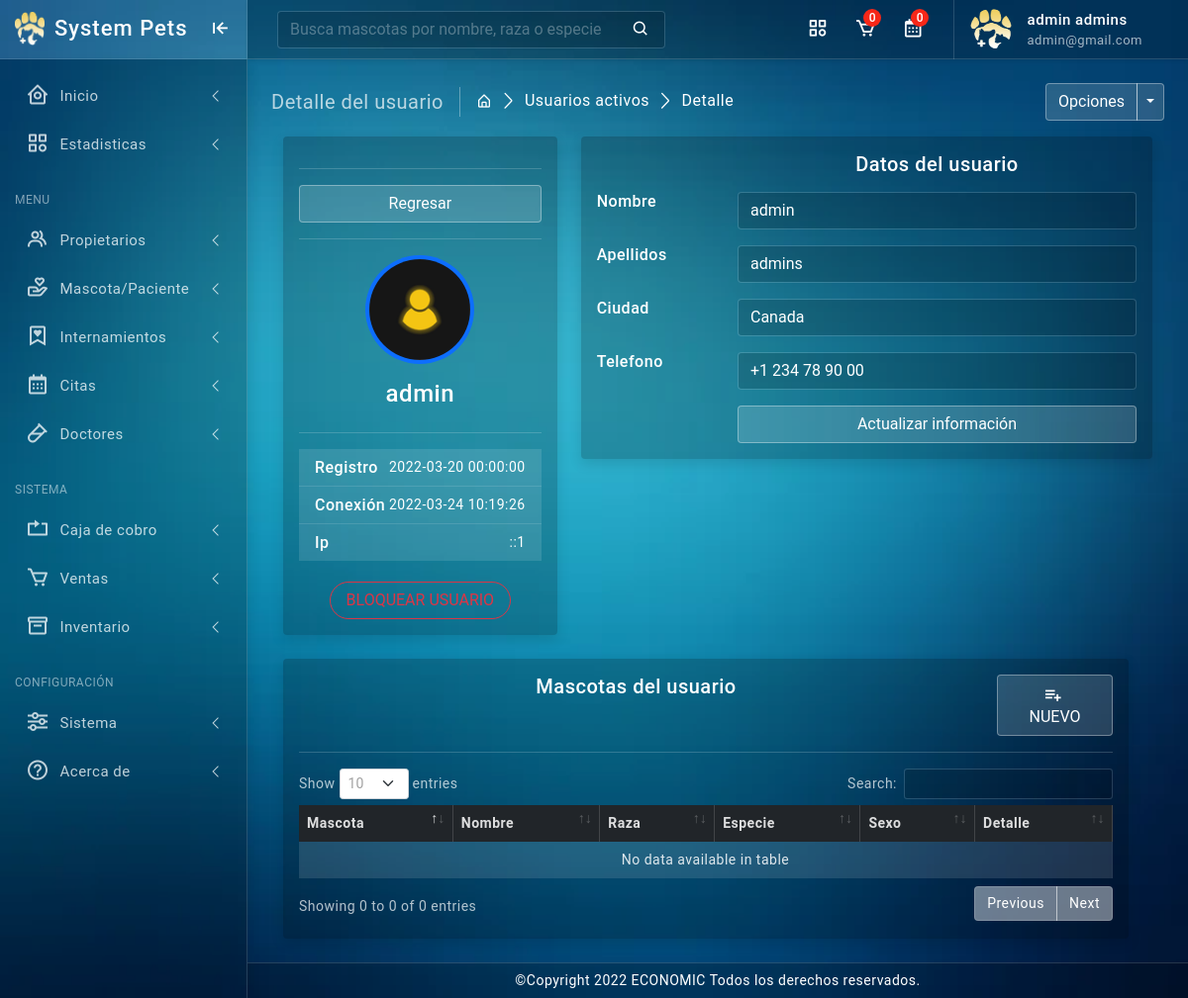
The page /manager/usuarios-detalle.php?i=1 (signed in) on the database its author committed.
### tables this page shows
CREATE TABLE `configuracion` (
  `id_configuracion` int(11) NOT NULL,
  `marca` varchar(200) NOT NULL,
  `titulo` varchar(200) NOT NULL,
  `favicon` varchar(200) NOT NULL,
  `logo` varchar(200) NOT NULL,
  `color` varchar(200) NOT NULL,
  `color_manager` varchar(50) NOT NULL,
  `color_user` varchar(50) NOT NULL,
  `pie_pagina` text NOT NULL,
  `telefono` varchar(50) NOT NULL
);

CREATE TABLE `usuarios` (
  `id_usuario` int(11) NOT NULL,
  `nombre` varchar(150) NOT NULL,
  `apellidos` varchar(200) NOT NULL,
  `ciudad` varchar(150) NOT NULL,
  `correo` varchar(150) NOT NULL,
  `telefono` varchar(50) NOT NULL,
  `clave` varchar(150) NOT NULL,
  `ultima_conexion` varchar(50) NOT NULL,
  `fecha_registro` varchar(50) NOT NULL,
  `ip` varchar(150) NOT NULL,
  `estado` int(11) NOT NULL,
  `rol` int(11) NOT NULL
);

### manager/include/favicon.php (called while the page is built, shortened)
<?php
require("../conexion/conexion.php");
$configuracion="SELECT favicon FROM configuracion ";
$config=mysqli_query($mysqli,$configuracion);
while ($conf=mysqli_fetch_row ($config)){
	$favicon=$conf[0];
}
?>

### manager/usuarios-detalle.php (the view, shortened to what this page needs)
<?php
require("../conexion/conexion.php");
?>
<!doctype html>
<html lang="en">
<head>
	<?php include'include/favicon.php' ?>
	<link href="../assets/plugins/simplebar/css/simplebar.css" rel="stylesheet" />
	<link href="../assets/plugins/perfect-scrollbar/css/perfect-scrollbar.css" rel="stylesheet" />
	<link href="../assets/plugins/metismenu/css/metisMenu.min.css" rel="stylesheet" />
	<link href="../assets/plugins/datatable/css/dataTables.bootstrap5.min.css" rel="stylesheet" />
	<link href="../assets/css/pace.min.css" rel="stylesheet" />
	<link href="../assets/css/bootstrap.min.css" rel="stylesheet">
	<link href="../assets/css/bootstrap-extended.css" rel="stylesheet">
	<link href="../assets/css/app.css" rel="stylesheet">
	<link href="../assets/css/icons.css" rel="stylesheet">
	<link href="../assets/css/sweetalert2.min.css" rel="stylesheet">
</head>
<?php
require("../conexion/conexion.php");
$configuracion="SELECT color_manager FROM configuracion ";
$config=mysqli_query($mysqli,$configuracion);
while ($conf=mysqli_fetch_row ($config)){
	$color_manager=$conf[0];
}
?>
<body class="bg-theme <?php echo $color_manager ?>">
	<div class="wrapper">
		<?php include'include/wrapper.php' ?>
		<?php include'include/header.php' ?>
		<div class="page-wrapper">
			<div class="page-content">
				<div class="page-breadcrumb d-none d-sm-flex align-items-center mb-3">
					<div class="breadcrumb-title pe-3">Detalle del usuario</div>
					<div class="ps-3">
						<nav aria-label="breadcrumb">
							<ol class="breadcrumb mb-0 p-0">
								<li class="breadcrumb-item"><a href="estadisticas"><i class="bx bx-home-alt"></i></a>
								</li>
								<li class="breadcrumb-item" aria-current="page"><a href="usuarios">Usuarios activos</a></li>
								<li class="breadcrumb-item active" aria-current="page">Detalle</li>
							</ol>
						</nav>
					</div>
					<div class="ms-auto">
						<div class="btn-group">
							<button type="button" class="btn btn-light">Opciones</button>
							<button type="button" class="btn btn-light dropdown-toggle dropdown-toggle-split" data-bs-toggle="dropdown">
							</button>
						</div>
					</div>
				</div>
				<?php
				require("../conexion/conexion.php");
				$id_user=$_GET['i'];
				if($id_user==true){
					$usuarios="SELECT * FROM usuarios WHERE id_usuario='$id_user'";
					$usuario=mysqli_query($mysqli,$usuarios);
					$result = mysqli_num_rows($usuario);
					if ($result > 0) {
						while ($user=mysqli_fetch_row ($usuario)){
							$id_usuario = $user[0];
							$nombre = $user[1];
							$apellidos = $user[2];
							$ciudad = $user[3];
							$telefono = $user[5];
							$ultima_conexion = $user[7];
							$fecha_registro = $user[8];
							$ip = $user[9];
							$estado = $user[10];
						}
					}
				}
				?>
				<div class="container">
					<div class="main-body">
						<div class="row">
							<div class="col-lg-4">
								<div class="card">
									<div class="card-body">
										<hr class="my-3" />
										<div class="row">
											<a href="javascript:history.back()">
												<div class="col-sm-12 d-grid gap-2">
													<button type="submit" class="btn btn-light px-4">Regresar</button>
												</div>
											</a>
										</div>
										<hr class="my-3" />
										<div class="d-flex flex-column align-items-center text-center">
											<img src="../assets/images/avatars/usuarios.png" alt="Admin" class="rounded-circle p-1 bg-primary" width="110">
											<div class="mt-3">
												<h4><?php echo $nombre; ?></h4>
											</div>
										</div>
										<hr class="my-3" />
										<ul class="list-group list-group-flush">
											<li class="list-group-item d-flex justify-content-between align-items-center flex-wrap">
												<h6 class="mb-0">Registro</h6>
												<span class="text-white"><?php echo $fecha_registro; ?></span>
											</li>
											<li class="list-group-item d-flex justify-content-between align-items-center flex-wrap">
												<h6 class="mb-0">Conexión</h6>
												<span class="text-white"><?php echo $ultima_conexion; ?></span>
											</li>
											<li class="list-group-item d-flex justify-content-between align-items-center flex-wrap">
												<h6 class="mb-0">Ip</h6>
												<span class="text-white"><?php echo $ip; ?></span>
											</li>
										</ul>
										<center>
											<br>
											<?php
											if($estado==0){
												echo
												'
												<form action="validaciones/usuarios/usuarios-bloquear" method="POST">
												<input name="id_usuario" value="'.$id_usuario.'" style="display: none;" />
												<button type="submit" class="btn btn-outline-danger px-3 radius-30">BLOQUEAR USUARIO</button>
												</form>
												';
											}
											?>
										</center>
									</div>
								</div>
							</div>
							<div class="col-lg-8">
								<div class="card">
									<div class="card-body">
										<div class="row">
											<div class="col-sm-3"></div>
											<div class="col-sm-9">
												<center><h5 class="mb-3">Datos del usuario</h5></center>
											</div>
										</div>
										<div class="row mb-3">
											<div class="col-sm-3">
												<h6 class="mb-0">Nombre</h6>
											</div>
											<div class="col-sm-9">
												<input type="text" class="form-control" id="nombre" value="<?php echo $nombre; ?>" />
											</div>
										</div>
										<div class="row mb-3">
											<div class="col-sm-3">
												<h6 class="mb-0">Apellidos</h6>
											</div>
											<div class="col-sm-9">
												<input type="text" class="form-control" id="apellidos" value="<?php echo $apellidos; ?>" />
											</div>
										</div>
										<div class="row mb-3">
											<div class="col-sm-3">
												<h6 class="mb-0">Ciudad</h6>
											</div>
											<div class="col-sm-9">
												<input type="text" class="form-control" id="ciudad" value="<?php echo $ciudad; ?>" />
											</div>
										</div>
										<div class="row mb-3">
											<div class="col-sm-3">
												<h6 class="mb-0">Telefono</h6>
											</div>
											<div class="col-sm-9">
												<input type="text" class="form-control" id="telefono" value="<?php echo $telefono; ?>" />
											</div>
										</div>
										<div class="row">
											<div class="col-sm-3"></div>
											<div class="col-sm-9 d-grid gap-2">
												<button type="button" class="btn btn-light px-4 btn-block" id="usuarios-detalle">Actualizar información</button>
											</div>
										</div>
									</div>
								</div>
							</div>
							<div class="row">
								<div class="col-sm-12">
									<div class="card">
										<div class="card-body">
											<div class="row">
												<div class="col-sm-10">
													<center><h5 class="mb-3">Mascotas del usuario</h5></center>
												</div>
												<div class="col-sm-2">
													<form action="mascotas-nuevo" method="POST">
														<button type="submit" class="btn btn-light px-4 btn-block"><i class="bx bx-list-plus"></i> NUEVO</button>
													</form>
												</div>
											</div>
											<hr>
											<div class="table-responsive">
												<table id="mascotas_" class="table table-striped table-bordered" style="width:100%;">
													<thead style="background-color: #212529;">
														<tr>
															<th>Mascota</th>
															<th>Nombre</th>
															<th>Raza</th>
															<th>Especie</th>
															<th>Sexo</th>
															<th>Detalle</th>
														</tr>
													</thead>
													<tbody>
														<?php
														require("../conexion/conexion.php");
														?>
													</tbody>
												</table>
											</div>
										</div>
									</div>
								</div>
							</div>
						</div>
					</div>
				</div>
			</div>
		</div>
		<?php include'include/footer.php' ?>
	</div>
</body>
</html>

### manager/include/wrapper.php (shortened to what this page needs)
<div class="sidebar-wrapper" data-simplebar="true">
	<div class="sidebar-header">
		<div>
			<img src="../assets/img/favicon/<?php echo $favicon ?>" width="20" class="logo-icon" alt="logo icon">
		</div>
		<div>
			<?php
			require("../conexion/conexion.php");
			$configuracion="SELECT marca FROM configuracion ";
			$config=mysqli_query($mysqli,$configuracion);
			while ($conf=mysqli_fetch_row ($config)){
				$marca=$conf[0];
			}
			?>
			<h4 class="logo-text text-capitalize"><?php echo $marca ?></h4>
		</div>
		<div class="toggle-icon ms-auto"><i class='bx bx-arrow-to-left'></i>
		</div>
	</div>
	<ul class="metismenu" id="menu">
		<li>
			<a href="index" class="has-arrow">
				<div class="parent-icon"><i class='bx bx-home-circle'></i>
				</div>
				<div class="menu-title">Inicio</div>
			</a>
		</li>
		<li>
			<a href="estadisticas" class="has-arrow">
				<div class="parent-icon"><i class="bx bx-category"></i>
				</div>
				<div class="menu-title">Estadisticas</div>
			</a>
		</li>
		<li class="menu-label">Menu</li>
		<li>
			<a href="usuarios" class="has-arrow">
				<div class="parent-icon"><i class='bx bx-group'></i>
				</div>
				<div class="menu-title">Propietarios</div>
			</a>
		</li>
		<li>
			<a href="mascotas" class="has-arrow">
				<div class="parent-icon"><i class='bx bx-donate-heart'></i>
				</div>
				<div class="menu-title">Mascota/Paciente</div>
			</a>
		</li>
		<li>
			<a href="internamientos" class="has-arrow">
				<div class="parent-icon"><i class='bx bx-bookmark-heart'></i>
				</div>
				<div class="menu-title">Internamientos</div>
			</a>
		</li>
		<li>
			<a href="citas" class="has-arrow">
				<div class="parent-icon"><i class='bx bx-calendar'></i>
				</div>
				<div class="menu-title">Citas</div>
			</a>
		</li>
		<li>
			<a href="doctores" class="has-arrow">
				<div class="parent-icon"><i class='bx bx-vial'></i>
				</div>
				<div class="menu-title">Doctores</div>
			</a>
		</li>
		<li class="menu-label">Sistema</li>
		<li>
			<a href="caja" class="has-arrow">
				<div class="parent-icon"><i class="bx bx-repeat"></i>
				</div>
				<div class="menu-title">Caja de cobro</div>
			</a>
		</li>
		<li>
			<a href="ventas" class="has-arrow">
				<div class="parent-icon"><i class='bx bx-cart'></i>
				</div>
				<div class="menu-title">Ventas</div>
			</a>
		</li>
		<li>
			<a href="inventario" class="has-arrow">
				<div class="parent-icon"><i class="bx bx-box"></i>
				</div>
				<div class="menu-title">Inventario</div>
			</a>
		</li>
		<li class="menu-label">Configuración</li>
		<li>
			<a class="has-arrow" href="javascript:;">
				<div class="parent-icon"><i class="bx bx-slider-alt"></i>
				</div>
				<div class="menu-title">Sistema</div>
			</a>
		</li>
		<li>
			<a href="acerca-de" class="has-arrow">
				<div class="parent-icon"><i class="bx bx-help-circle"></i>
				</div>
				<div class="menu-title">Acerca de</div>
			</a>
		</li>
	</ul>
</div>

### manager/include/header.php (shortened to what this page needs)
<header>
	<div class="topbar d-flex align-items-center">
		<nav class="navbar navbar-expand">
			<div class="search-bar flex-grow-1">
				<div class="position-relative search-bar-box">
					<form action="<?php $_SERVER['PHP_SELF']; ?>mascotas" method="POST">
						<input type="text" class="form-control search-control" name="nombre_busqueda" placeholder="Busca mascotas por nombre, raza o especie">
						<span class="position-absolute top-50 search-show translate-middle-y"><i class='bx bx-search'></i></span>
					</form>
				</div>
			</div>
			<div class="top-menu ms-auto">
				<ul class="navbar-nav align-items-center">
					<li class="nav-item dropdown dropdown-large">
						<a class="nav-link dropdown-toggle dropdown-toggle-nocaret" href="#" role="button" data-bs-toggle="dropdown" aria-expanded="false">	<i class='bx bx-category'></i>
						</a>
					</li>
					<li class="nav-item dropdown dropdown-large">
						<a class="nav-link dropdown-toggle dropdown-toggle-nocaret position-relative" href="#" role="button" data-bs-toggle="dropdown" aria-expanded="false"> <span class="alert-count">
							<?php
							require("../conexion/conexion.php");
							$ventas_ = mysqli_query($mysqli, "SELECT COUNT(*) AS total FROM ventas WHERE estado='0'");
							$ventas = mysqli_fetch_assoc($ventas_);
							echo $ventas["total"];
							?>
						</span>
						<i class='bx bx-cart'></i>
					</a>
				</li>
				<li class="nav-item dropdown dropdown-large">
					<a class="nav-link dropdown-toggle dropdown-toggle-nocaret position-relative" href="#" role="button" data-bs-toggle="dropdown" aria-expanded="false"> <span class="alert-count">
						<?php
						require("../conexion/conexion.php");
						$citas_ = mysqli_query($mysqli, "SELECT COUNT(*) AS total FROM citas WHERE estado='0'");
						$citas = mysqli_fetch_assoc($citas_);
						echo $citas["total"];
						?>
					</span>
					<i class='bx bx-calendar'></i>
				</a>
			</li>
		</ul>
	</div>
	<?php
	require("../conexion/conexion.php");
	$configuracion="SELECT logo FROM configuracion ";
	$config=mysqli_query($mysqli,$configuracion);
	while ($conf=mysqli_fetch_row ($config)){
		$logo=$conf[0];
	}
	?>
	<div class="user-box dropdown">
		<a class="d-flex align-items-center nav-link dropdown-toggle dropdown-toggle-nocaret" href="#" role="button" data-bs-toggle="dropdown" aria-expanded="false">
			<img src="../assets/img/logo/<?php echo $logo ?>" class="user-img" alt="user avatar">
			<div class="user-info ps-3">
				<p class="user-name mb-0"><?php echo $_SESSION['nombre']." ".$_SESSION['apellidos']; ?></p>
				<p class="designattion mb-0"><?php echo $_SESSION['correo'] ?></p>
			</div>
		</a>
	</div>
</nav>
</div>
</header>

### manager/include/footer.php
<footer class="page-footer">
	<?php
	require("../conexion/conexion.php");
	$configuracion="SELECT pie_pagina FROM configuracion ";
	$config=mysqli_query($mysqli,$configuracion);
	while ($conf=mysqli_fetch_row ($config)){
		$pie_pagina=$conf[0];
		echo '<p class="mb-0">'.htmlentities($pie_pagina).'</p>';
	}
	?>
</footer>

### rows shown on the page
configuracion: favicon (picture), marca "System Pets", logo (picture), pie_pagina "©Copyright 2022 ECONOMIC Todos los derechos reservados."
usuarios: nombre "admin", fecha_registro "2022-03-20 00:00:00", ultima_conexion "2022-03-24 10:19:26", ip "::1", apellidos "admins", ciudad "Canada", telefono "+1 234 78 90 00"

### other values the page prints
$ventas["total"] "0"
$citas["total"] "0"
$_SESSION['nombre'] "admin"
$_SESSION['apellidos'] "admins"
$_SESSION['correo'] "admin@gmail.com"
